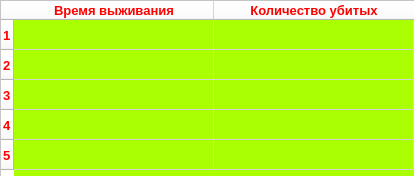
<?xml version="1.0" encoding="UTF-8"?>
<ui version="4.0">
 <class>Form</class>
 <widget class="QWidget" name="Form">
  <property name="geometry">
   <rect>
    <x>0</x>
    <y>0</y>
    <width>414</width>
    <height>176</height>
   </rect>
  </property>
  <property name="windowTitle">
   <string>Таблица лидеров</string>
  </property>
  <widget class="QTableWidget" name="lidsy">
   <property name="enabled">
    <bool>true</bool>
   </property>
   <property name="geometry">
    <rect>
     <x>0</x>
     <y>0</y>
     <width>901</width>
     <height>221</height>
    </rect>
   </property>
   <property name="palette">
    <palette>
     <active>
      <colorrole role="WindowText">
       <brush brushstyle="SolidPattern">
        <color alpha="255">
         <red>0</red>
         <green>0</green>
         <blue>0</blue>
        </color>
       </brush>
      </colorrole>
      <colorrole role="Button">
       <brush brushstyle="SolidPattern">
        <color alpha="255">
         <red>255</red>
         <green>255</green>
         <blue>255</blue>
        </color>
       </brush>
      </colorrole>
      <colorrole role="Light">
       <brush brushstyle="SolidPattern">
        <color alpha="255">
         <red>255</red>
         <green>255</green>
         <blue>255</blue>
        </color>
       </brush>
      </colorrole>
      <colorrole role="Midlight">
       <brush brushstyle="SolidPattern">
        <color alpha="255">
         <red>255</red>
         <green>255</green>
         <blue>255</blue>
        </color>
       </brush>
      </colorrole>
      <colorrole role="Dark">
       <brush brushstyle="SolidPattern">
        <color alpha="255">
         <red>127</red>
         <green>127</green>
         <blue>127</blue>
        </color>
       </brush>
      </colorrole>
      <colorrole role="Mid">
       <brush brushstyle="SolidPattern">
        <color alpha="255">
         <red>170</red>
         <green>170</green>
         <blue>170</blue>
        </color>
       </brush>
      </colorrole>
      <colorrole role="Text">
       <brush brushstyle="SolidPattern">
        <color alpha="255">
         <red>0</red>
         <green>0</green>
         <blue>0</blue>
        </color>
       </brush>
      </colorrole>
      <colorrole role="BrightText">
       <brush brushstyle="SolidPattern">
        <color alpha="255">
         <red>255</red>
         <green>255</green>
         <blue>255</blue>
        </color>
       </brush>
      </colorrole>
      <colorrole role="ButtonText">
       <brush brushstyle="SolidPattern">
        <color alpha="255">
         <red>255</red>
         <green>0</green>
         <blue>0</blue>
        </color>
       </brush>
      </colorrole>
      <colorrole role="Base">
       <brush brushstyle="SolidPattern">
        <color alpha="255">
         <red>170</red>
         <green>255</green>
         <blue>0</blue>
        </color>
       </brush>
      </colorrole>
      <colorrole role="Window">
       <brush brushstyle="SolidPattern">
        <color alpha="255">
         <red>255</red>
         <green>255</green>
         <blue>255</blue>
        </color>
       </brush>
      </colorrole>
      <colorrole role="Shadow">
       <brush brushstyle="SolidPattern">
        <color alpha="255">
         <red>0</red>
         <green>0</green>
         <blue>0</blue>
        </color>
       </brush>
      </colorrole>
      <colorrole role="AlternateBase">
       <brush brushstyle="SolidPattern">
        <color alpha="255">
         <red>255</red>
         <green>255</green>
         <blue>255</blue>
        </color>
       </brush>
      </colorrole>
      <colorrole role="ToolTipBase">
       <brush brushstyle="SolidPattern">
        <color alpha="255">
         <red>255</red>
         <green>255</green>
         <blue>220</blue>
        </color>
       </brush>
      </colorrole>
      <colorrole role="ToolTipText">
       <brush brushstyle="SolidPattern">
        <color alpha="255">
         <red>0</red>
         <green>0</green>
         <blue>0</blue>
        </color>
       </brush>
      </colorrole>
     </active>
     <inactive>
      <colorrole role="WindowText">
       <brush brushstyle="SolidPattern">
        <color alpha="255">
         <red>0</red>
         <green>0</green>
         <blue>0</blue>
        </color>
       </brush>
      </colorrole>
      <colorrole role="Button">
       <brush brushstyle="SolidPattern">
        <color alpha="255">
         <red>255</red>
         <green>255</green>
         <blue>255</blue>
        </color>
       </brush>
      </colorrole>
      <colorrole role="Light">
       <brush brushstyle="SolidPattern">
        <color alpha="255">
         <red>255</red>
         <green>255</green>
         <blue>255</blue>
        </color>
       </brush>
      </colorrole>
      <colorrole role="Midlight">
       <brush brushstyle="SolidPattern">
        <color alpha="255">
         <red>255</red>
         <green>255</green>
         <blue>255</blue>
        </color>
       </brush>
      </colorrole>
      <colorrole role="Dark">
       <brush brushstyle="SolidPattern">
        <color alpha="255">
         <red>127</red>
         <green>127</green>
         <blue>127</blue>
        </color>
       </brush>
      </colorrole>
      <colorrole role="Mid">
       <brush brushstyle="SolidPattern">
        <color alpha="255">
         <red>170</red>
         <green>170</green>
         <blue>170</blue>
        </color>
       </brush>
      </colorrole>
      <colorrole role="Text">
       <brush brushstyle="SolidPattern">
        <color alpha="255">
         <red>0</red>
         <green>0</green>
         <blue>0</blue>
        </color>
       </brush>
      </colorrole>
      <colorrole role="BrightText">
       <brush brushstyle="SolidPattern">
        <color alpha="255">
         <red>255</red>
         <green>255</green>
         <blue>255</blue>
        </color>
       </brush>
      </colorrole>
      <colorrole role="ButtonText">
       <brush brushstyle="SolidPattern">
        <color alpha="255">
         <red>255</red>
         <green>0</green>
         <blue>0</blue>
        </color>
       </brush>
      </colorrole>
      <colorrole role="Base">
       <brush brushstyle="SolidPattern">
        <color alpha="255">
         <red>170</red>
         <green>255</green>
         <blue>0</blue>
        </color>
       </brush>
      </colorrole>
      <colorrole role="Window">
       <brush brushstyle="SolidPattern">
        <color alpha="255">
         <red>255</red>
         <green>255</green>
         <blue>255</blue>
        </color>
       </brush>
      </colorrole>
      <colorrole role="Shadow">
       <brush brushstyle="SolidPattern">
        <color alpha="255">
         <red>0</red>
         <green>0</green>
         <blue>0</blue>
        </color>
       </brush>
      </colorrole>
      <colorrole role="AlternateBase">
       <brush brushstyle="SolidPattern">
        <color alpha="255">
         <red>255</red>
         <green>255</green>
         <blue>255</blue>
        </color>
       </brush>
      </colorrole>
      <colorrole role="ToolTipBase">
       <brush brushstyle="SolidPattern">
        <color alpha="255">
         <red>255</red>
         <green>255</green>
         <blue>220</blue>
        </color>
       </brush>
      </colorrole>
      <colorrole role="ToolTipText">
       <brush brushstyle="SolidPattern">
        <color alpha="255">
         <red>0</red>
         <green>0</green>
         <blue>0</blue>
        </color>
       </brush>
      </colorrole>
     </inactive>
     <disabled>
      <colorrole role="WindowText">
       <brush brushstyle="SolidPattern">
        <color alpha="255">
         <red>127</red>
         <green>127</green>
         <blue>127</blue>
        </color>
       </brush>
      </colorrole>
      <colorrole role="Button">
       <brush brushstyle="SolidPattern">
        <color alpha="255">
         <red>255</red>
         <green>255</green>
         <blue>255</blue>
        </color>
       </brush>
      </colorrole>
      <colorrole role="Light">
       <brush brushstyle="SolidPattern">
        <color alpha="255">
         <red>255</red>
         <green>255</green>
         <blue>255</blue>
        </color>
       </brush>
      </colorrole>
      <colorrole role="Midlight">
       <brush brushstyle="SolidPattern">
        <color alpha="255">
         <red>255</red>
         <green>255</green>
         <blue>255</blue>
        </color>
       </brush>
      </colorrole>
      <colorrole role="Dark">
       <brush brushstyle="SolidPattern">
        <color alpha="255">
         <red>127</red>
         <green>127</green>
         <blue>127</blue>
        </color>
       </brush>
      </colorrole>
      <colorrole role="Mid">
       <brush brushstyle="SolidPattern">
        <color alpha="255">
         <red>170</red>
         <green>170</green>
         <blue>170</blue>
        </color>
       </brush>
      </colorrole>
      <colorrole role="Text">
       <brush brushstyle="SolidPattern">
        <color alpha="255">
         <red>127</red>
         <green>127</green>
         <blue>127</blue>
        </color>
       </brush>
      </colorrole>
      <colorrole role="BrightText">
       <brush brushstyle="SolidPattern">
        <color alpha="255">
         <red>255</red>
         <green>255</green>
         <blue>255</blue>
        </color>
       </brush>
      </colorrole>
      <colorrole role="ButtonText">
       <brush brushstyle="SolidPattern">
        <color alpha="255">
         <red>127</red>
         <green>127</green>
         <blue>127</blue>
        </color>
       </brush>
      </colorrole>
      <colorrole role="Base">
       <brush brushstyle="SolidPattern">
        <color alpha="255">
         <red>255</red>
         <green>255</green>
         <blue>255</blue>
        </color>
       </brush>
      </colorrole>
      <colorrole role="Window">
       <brush brushstyle="SolidPattern">
        <color alpha="255">
         <red>255</red>
         <green>255</green>
         <blue>255</blue>
        </color>
       </brush>
      </colorrole>
      <colorrole role="Shadow">
       <brush brushstyle="SolidPattern">
        <color alpha="255">
         <red>0</red>
         <green>0</green>
         <blue>0</blue>
        </color>
       </brush>
      </colorrole>
      <colorrole role="AlternateBase">
       <brush brushstyle="SolidPattern">
        <color alpha="255">
         <red>255</red>
         <green>255</green>
         <blue>255</blue>
        </color>
       </brush>
      </colorrole>
      <colorrole role="ToolTipBase">
       <brush brushstyle="SolidPattern">
        <color alpha="255">
         <red>255</red>
         <green>255</green>
         <blue>220</blue>
        </color>
       </brush>
      </colorrole>
      <colorrole role="ToolTipText">
       <brush brushstyle="SolidPattern">
        <color alpha="255">
         <red>0</red>
         <green>0</green>
         <blue>0</blue>
        </color>
       </brush>
      </colorrole>
     </disabled>
    </palette>
   </property>
   <property name="font">
    <font>
     <pointsize>10</pointsize>
     <weight>75</weight>
     <bold>true</bold>
    </font>
   </property>
   <property name="cursor" stdset="0">
    <cursorShape>ArrowCursor</cursorShape>
   </property>
   <property name="editTriggers">
    <set>QAbstractItemView::NoEditTriggers</set>
   </property>
   <attribute name="horizontalHeaderDefaultSectionSize">
    <number>200</number>
   </attribute>
   <row>
    <property name="text">
     <string>1</string>
    </property>
   </row>
   <row>
    <property name="text">
     <string>2</string>
    </property>
   </row>
   <row>
    <property name="text">
     <string>3</string>
    </property>
   </row>
   <row>
    <property name="text">
     <string>4</string>
    </property>
   </row>
   <row>
    <property name="text">
     <string>5</string>
    </property>
   </row>
   <column>
    <property name="text">
     <string>Время выживания</string>
    </property>
   </column>
   <column>
    <property name="text">
     <string>Количество убитых</string>
    </property>
   </column>
   <item row="0" column="0">
    <property name="text">
     <string/>
    </property>
    <property name="textAlignment">
     <set>AlignCenter</set>
    </property>
   </item>
  </widget>
 </widget>
 <resources/>
 <connections/>
</ui>
